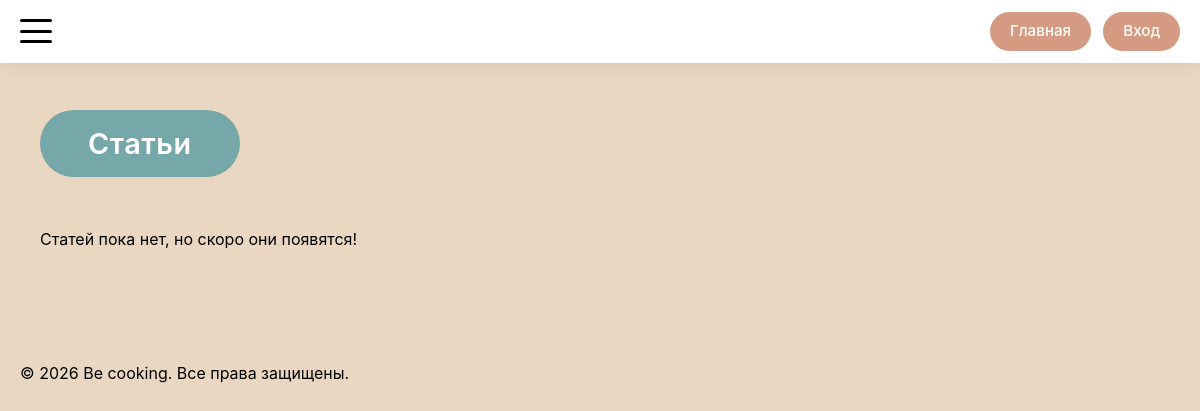
Page /articles on the earlier database version.
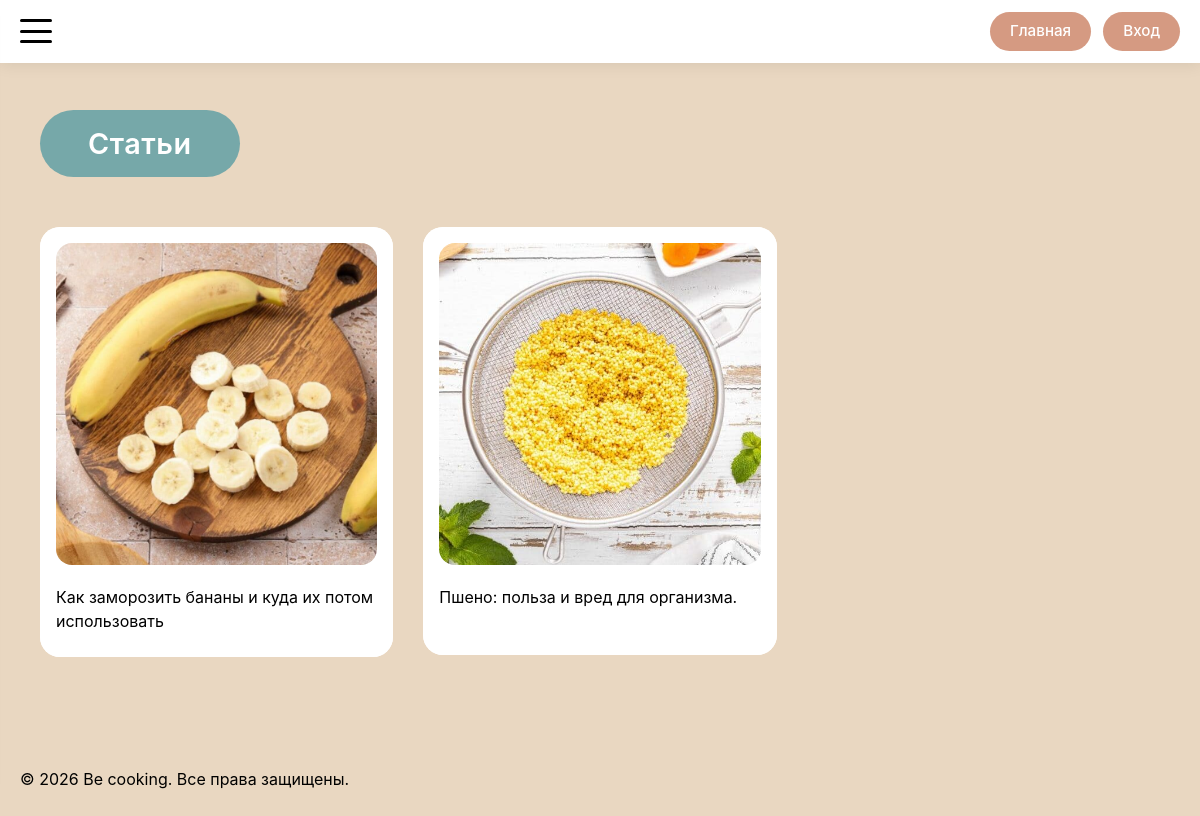
Same page on the later database version.
### models.py (models this page shows)
class Article(db.Model):
    __tablename__ = 'article'
    id = db.Column(db.Integer, primary_key=True)
    title = db.Column(db.String(200), nullable=False)
    text = db.Column(db.Text, nullable=False)
    author_id = db.Column(db.Integer, db.ForeignKey('user.id'), nullable=False)
    created_at = db.Column(db.DateTime, default=datetime.utcnow)
    updated_at = db.Column(db.DateTime, default=datetime.utcnow, onupdate=datetime.utcnow)
    main_image_url = db.Column(db.String(300))
    comments = db.relationship('Comment', backref='article', lazy='dynamic', cascade='all, delete-orphan')

### routes/article_routes.py (the view)
@app.route('/articles')
def articles():
    page = request.args.get('page', 1, type=int)
    per_page = 21
    pagination = Article.query.order_by(Article.created_at.desc()).paginate(
        page=page, per_page=per_page, error_out=False
    )
    return render_template(
        'articles/articles.html',
        articles=pagination.items,
        current_page=page,
        has_next=pagination.has_next,
        total=pagination.total
    )

### app.py (called while the page is built)
@app.context_processor
def inject_enums():
    return dict(UserRoleEnum=UserRoleEnum)

### templates/articles/articles.html (shortened to what this page needs)
{% extends 'base/base.html' %}
{% block main_class %}gallery-main{% endblock %}
{% block container_class %}gallery-container{% endblock %}
{% block content %}
<div class="gallery-header-wrapper" style="display: flex; justify-content: space-between; align-items: center;">
    <h1 class="gallery-title">Статьи</h1>
</div>
<div class="gallery-grid">
    {% for article in articles %}
        {% with
            title = article.title,
            image_url = article.main_image_url,
            detail_endpoint = 'article_detail',
            item_id = article.id
        %}
            {% include 'components/_card.html' %}
        {% endwith %}
    {% else %}
        <p>Статей пока нет, но скоро они появятся!</p>
    {% endfor %}
</div>
{% endblock %}

### templates/components/_card.html (shortened to what this page needs)
{% if detail_endpoint == 'recipe_detail' or  detail_endpoint == 'recipe_manage' %}
<div class="card">
    <a href="{{ url_for(detail_endpoint, recipe_id=item_id) }}"
       class="card-link">
        <div class="card-inner">
            <div class="card-image">
                <img src="{{ recipe.main_image_url if (recipe and recipe.main_image_url) else 'https://placehold.co/400x300' }}"
                     alt="{{ recipe.title if recipe else 'Рецепт' }}">
            </div>
            <div class="card-text">{{ recipe.title if recipe else 'Рецепт' }}</div>
        </div>
    </a>
</div>
{% elif detail_endpoint == 'article_detail' %}
<div class="card">
    <a href="{{ url_for(detail_endpoint, article_id=item_id) }}"
       class="card-link">
        <div class="card-inner">
            <div class="card-image">
                <img src="{{ image_url if image_url else 'https://placehold.co/400x300' }}"
                     alt="{{ title }}">
            </div>
            <div class="card-text">{{ title }}</div>
        </div>
    </a>
</div>
{% endif %}

Differences in the rows shown:
added Article: main_image_url (picture), title "Как заморозить бананы и куда их потом использовать"
added Article: main_image_url (picture), title "Пшено: польза и вред для организма."
Other differences:
text no longer shown: "Статей пока нет, но скоро они появятся!"
